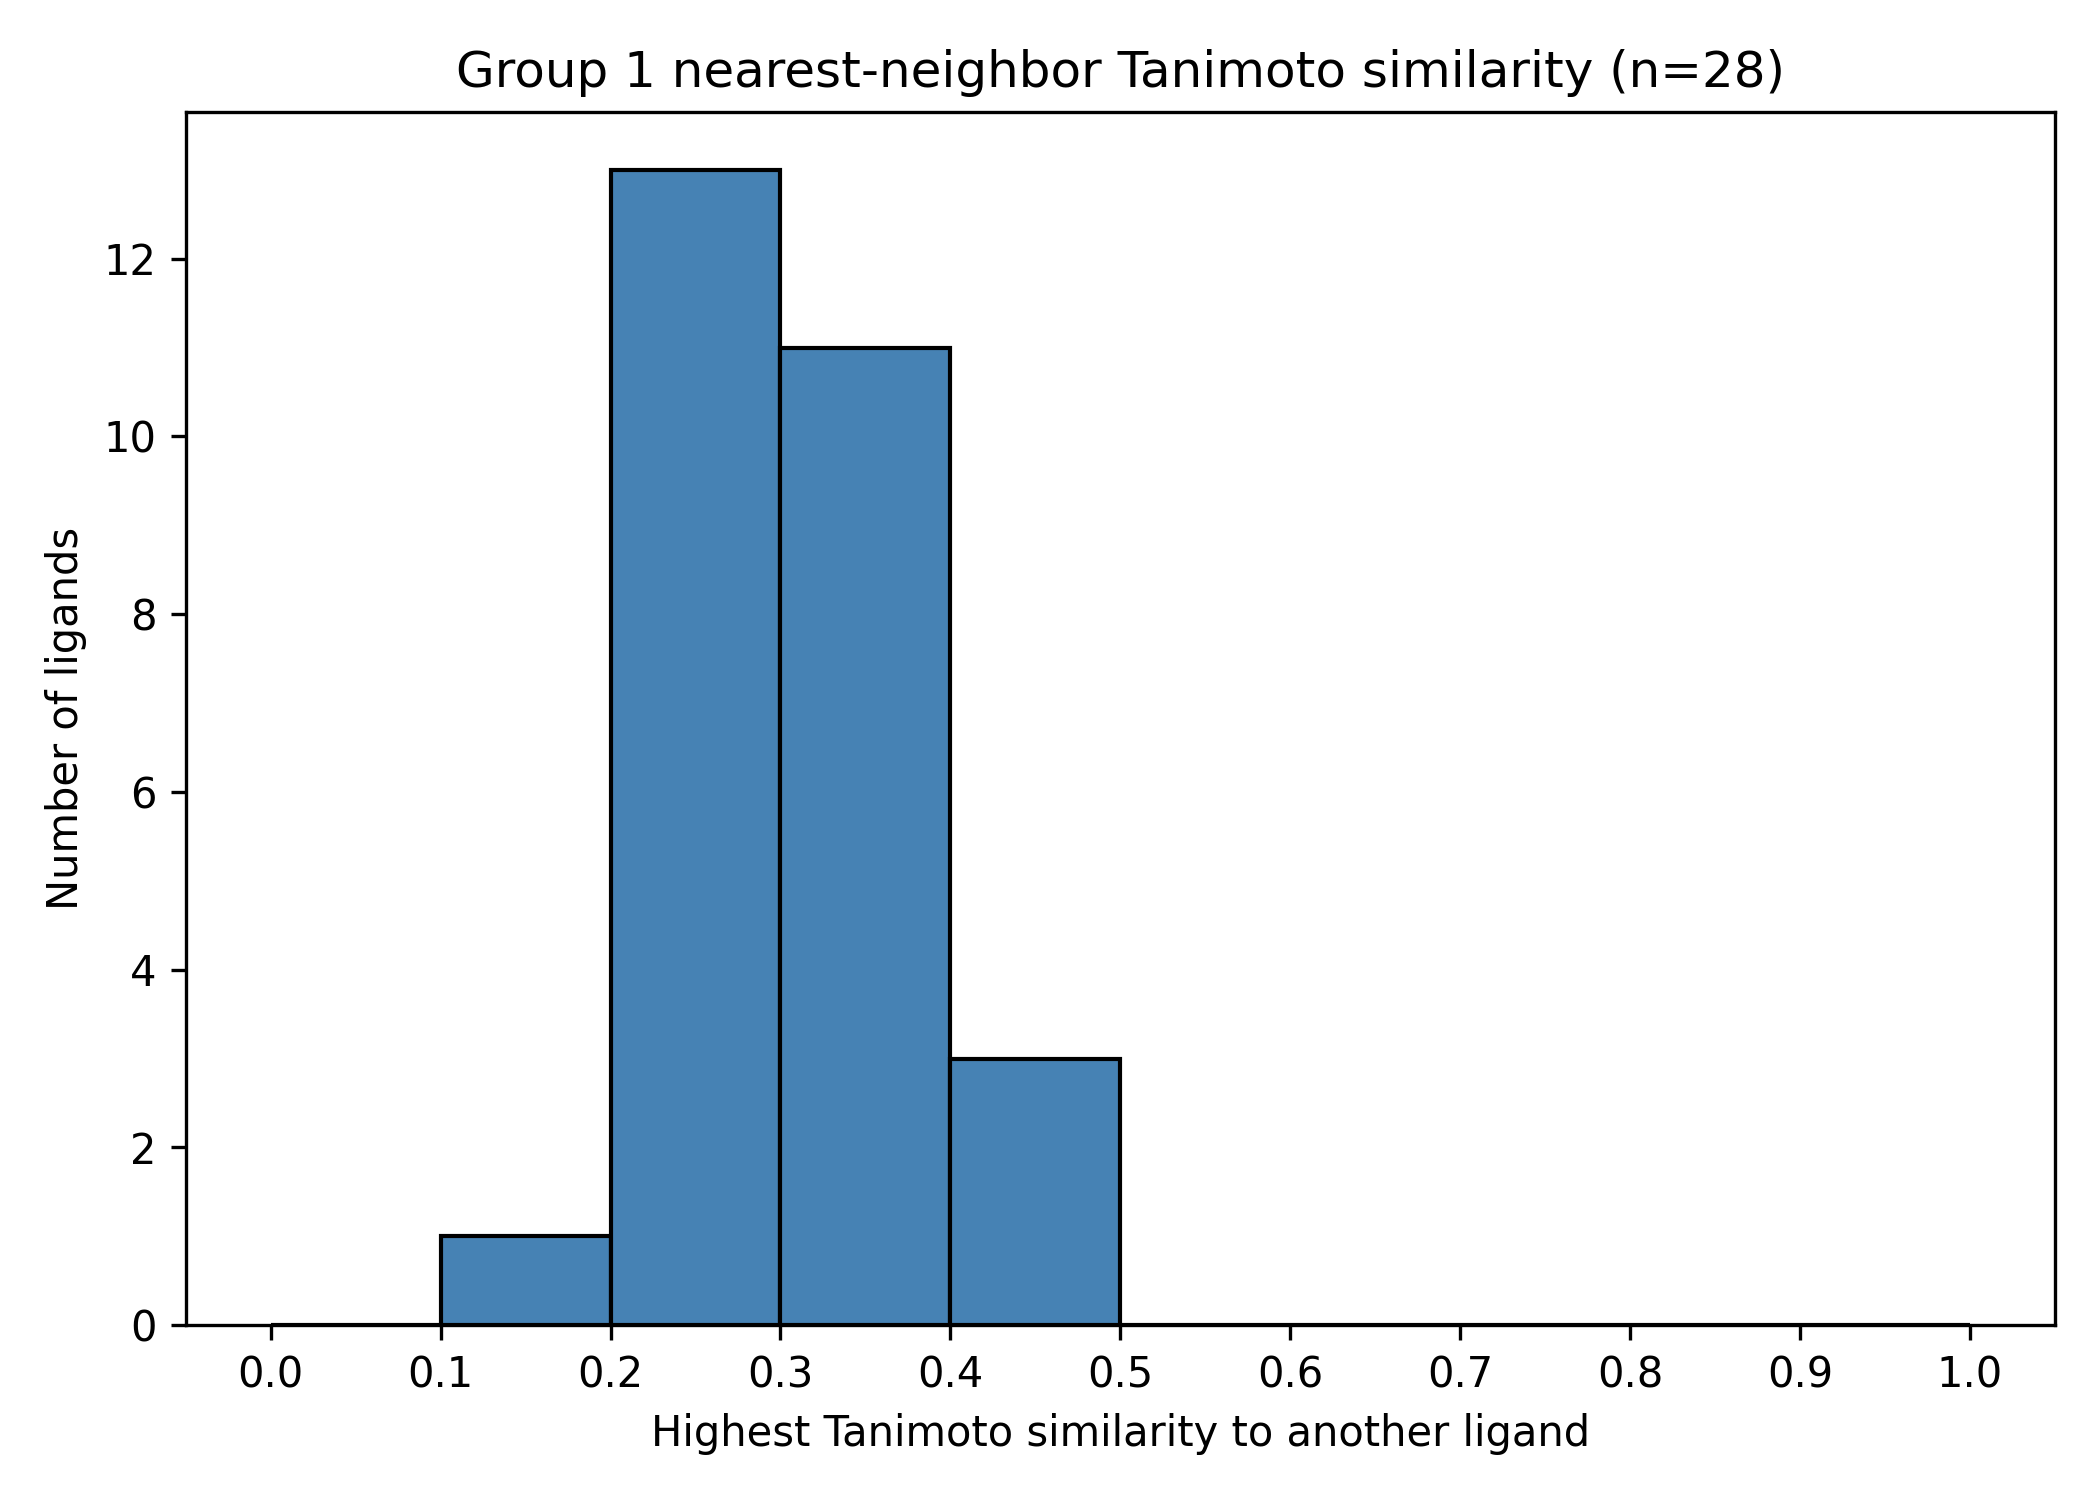

Source code (Python):
# Histogram of each group 1 ligand's highest Tanimoto similarity to any other group 1 ligand.
# Fingerprints: Morgan, radius 2, 1024 bits (same as drug_phylogeny_analysis.py).

import numpy as np
import pandas as pd
import matplotlib.pyplot as plt
from rdkit import Chem, DataStructs
from rdkit.Chem import rdFingerprintGenerator

INPUT_CSV = "drug_summary_data.csv"
OUT_PNG = "group1_max_tanimoto_histogram.png"
OUT_CSV = "group1_max_tanimoto_per_ligand.csv"
GROUP = 1
EXCLUDE = ["Z1312379811", "PV-000555062637", "PV-003960018814"]
EXPECTED_N = 28

df = pd.read_csv(INPUT_CSV)
df = df[(df["group"] == GROUP) & (~df["enamine_name"].isin(EXCLUDE))].reset_index(drop=True)
assert len(df) == EXPECTED_N, f"Expected {EXPECTED_N} ligands, got {len(df)}"

gen = rdFingerprintGenerator.GetMorganGenerator(radius=2, fpSize=1024)
fps = []
for name, smi in zip(df["enamine_name"], df["smiles"]):
    mol = Chem.MolFromSmiles(smi)
    if mol is None:
        raise ValueError(f"Invalid SMILES for {name}: {smi}")
    fps.append(gen.GetFingerprint(mol))

max_sim, best_match = [], []
for i, fp in enumerate(fps):
    sims = np.array(DataStructs.BulkTanimotoSimilarity(fp, fps))
    sims[i] = -1  # exclude self
    j = int(sims.argmax())
    max_sim.append(sims[j])
    best_match.append(df["enamine_name"][j])

df["max_tanimoto"] = max_sim
df["most_similar_ligand"] = best_match
df[["enamine_name", "smiles", "max_tanimoto", "most_similar_ligand"]].to_csv(OUT_CSV, index=False)
print(df[["enamine_name", "max_tanimoto", "most_similar_ligand"]].to_string())

bins = np.linspace(0, 1, 11)
counts, _ = np.histogram(max_sim, bins=bins)
print("Bin counts:", dict(zip([f"{b:.1f}-{b+0.1:.1f}" for b in bins[:-1]], counts)))

fig, ax = plt.subplots(figsize=(7, 5))
ax.hist(max_sim, bins=bins, edgecolor="black", color="steelblue")
ax.set_xticks(bins)
ax.set_xlabel("Highest Tanimoto similarity to another ligand")
ax.set_ylabel("Number of ligands")
ax.set_title(f"Group {GROUP} nearest-neighbor Tanimoto similarity (n={len(df)})")
fig.tight_layout()
fig.savefig(OUT_PNG, dpi=300)
